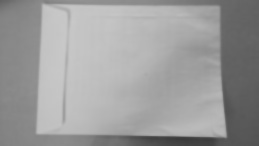
#> input picture Legacy/seDNm.jpg, 259 x 146 px, given in place of the camera
$ python cannyedgepart2.py
#> lines starting #> are read from the running program, lines starting #| are printed output that depends on the picture; after the words box and inside, x2 and y2 are one past the last pixel; in counts of white or black regions, pixels touching at a corner belong together
# OpenCV program to perform Edge detection in real time
# import libraries of python OpenCV
# where its functionality resides
import cv2

# np is an alias pointing to numpy library
import numpy as np


# capture frames from a camera
cap = cv2.VideoCapture(1)


# loop runs if capturing has been initialized
while(1):

	# reads frames from a camera
	ret, frame = cap.read()
#> frame is the input picture: shape (146, 259, 3); min 57, max 200, mean 155.8

	# converting BGR to HSV
	hsv = cv2.cvtColor(frame, cv2.COLOR_BGR2HSV)
#> hsv: shape (146, 259, 3); mean H, S, V 0, 0, 155.8

	# define range of red color in HSV
	lower_red = np.array([30,150,50])
	upper_red = np.array([255,255,180])

	# create a red HSV colour boundary and
	# threshold HSV image
	mask = cv2.inRange(hsv, lower_red, upper_red)
#> mask: shape (146, 259); every value is 0

	# Bitwise-AND mask and original image
	res = cv2.bitwise_and(frame,frame, mask= mask)
#> res: shape (146, 259, 3); every value is 0

	# Display an original image
	cv2.imshow('Original',frame)

	# finds edges in the input image image and
	# marks them in the output map edges
	edges = cv2.Canny(frame,100,200)
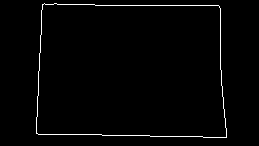
#> edges: shape (146, 259); 1.7% white in thin lines or dots, all inside (x1, y1, x2, y2) = (36, 3, 227, 138)


	# finding contours
	contours, _ = cv2.findContours(edges.copy(), cv2.RETR_EXTERNAL,
								   cv2.CHAIN_APPROX_TC89_KCOS)
#> contours = 1 contour; box (x1, y1, x2, y2) and area: (36, 3, 227, 138) 23824
	contours = filter(lambda cont: cv2.arcLength(cont, False) > 100, contours)
	contours = filter(lambda cont: cv2.contourArea(cont) > 10000, contours)

	# simplify contours down to polygons
	rects = []
	for cont in contours:
		rect = cv2.approxPolyDP(cont, 40, True).copy().reshape(-1, 2)
		rects.append(rect)
#> this loop made 1 pass
#> rect on pass 1: [[42, 4], [36, 133], [226, 137], [219, 6]]
#> after the loop, rects = [[[42, 4], [36, 133], [226, 137], [219, 6]]]

	# that's basically it
	cv2.drawContours(edges, rects,-1,(0,255,0),1)
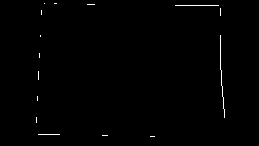
#> edges: shape (146, 259); 0.56% white in thin lines or dots, all inside (x1, y1, x2, y2) = (36, 3, 225, 137)

	# Display edges in a frame
	cv2.imshow('Edges',edges)
	# Wait for Esc key to stop
	k = cv2.waitKey(5) & 0xFF
#> (key Esc is pressed here)
	if k == 27:
		break


# Close the window
cap.release()

# De-allocate any associated memory usage
cv2.destroyAllWindows()
